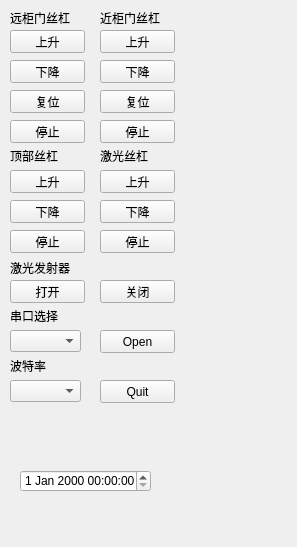
<?xml version="1.0" encoding="UTF-8"?>
<ui version="4.0">
 <class>PlantScannerClass</class>
 <widget class="QMainWindow" name="PlantScannerClass">
  <property name="windowModality">
   <enum>Qt::NonModal</enum>
  </property>
  <property name="geometry">
   <rect>
    <x>0</x>
    <y>0</y>
    <width>297</width>
    <height>547</height>
   </rect>
  </property>
  <property name="windowTitle">
   <string>植物扫描仪_SJTU</string>
  </property>
  <property name="windowIcon">
   <iconset>
    <normaloff>Resources/SJTU.jpg</normaloff>Resources/SJTU.jpg</iconset>
  </property>
  <property name="documentMode">
   <bool>true</bool>
  </property>
  <property name="tabShape">
   <enum>QTabWidget::Rounded</enum>
  </property>
  <widget class="QWidget" name="centralWidget">
   <widget class="QPushButton" name="LaserOpenButton">
    <property name="geometry">
     <rect>
      <x>10</x>
      <y>280</y>
      <width>75</width>
      <height>23</height>
     </rect>
    </property>
    <property name="text">
     <string>打开</string>
    </property>
   </widget>
   <widget class="QPushButton" name="LaserCloseButton">
    <property name="geometry">
     <rect>
      <x>100</x>
      <y>280</y>
      <width>75</width>
      <height>23</height>
     </rect>
    </property>
    <property name="text">
     <string>关闭</string>
    </property>
   </widget>
   <widget class="QLabel" name="label">
    <property name="geometry">
     <rect>
      <x>10</x>
      <y>260</y>
      <width>61</width>
      <height>16</height>
     </rect>
    </property>
    <property name="text">
     <string>激光发射器</string>
    </property>
   </widget>
   <widget class="QLabel" name="label_2">
    <property name="geometry">
     <rect>
      <x>10</x>
      <y>150</y>
      <width>54</width>
      <height>12</height>
     </rect>
    </property>
    <property name="text">
     <string>顶部丝杠</string>
    </property>
   </widget>
   <widget class="QPushButton" name="OnButtonUp1">
    <property name="geometry">
     <rect>
      <x>10</x>
      <y>170</y>
      <width>75</width>
      <height>23</height>
     </rect>
    </property>
    <property name="text">
     <string>上升</string>
    </property>
   </widget>
   <widget class="QPushButton" name="OnButtonDown1">
    <property name="geometry">
     <rect>
      <x>10</x>
      <y>200</y>
      <width>75</width>
      <height>23</height>
     </rect>
    </property>
    <property name="text">
     <string>下降</string>
    </property>
   </widget>
   <widget class="QPushButton" name="OnButtonStop1">
    <property name="geometry">
     <rect>
      <x>10</x>
      <y>230</y>
      <width>75</width>
      <height>23</height>
     </rect>
    </property>
    <property name="text">
     <string>停止</string>
    </property>
   </widget>
   <widget class="QLabel" name="label_3">
    <property name="geometry">
     <rect>
      <x>100</x>
      <y>150</y>
      <width>54</width>
      <height>12</height>
     </rect>
    </property>
    <property name="text">
     <string>激光丝杠</string>
    </property>
   </widget>
   <widget class="QPushButton" name="OnButtonUp2">
    <property name="geometry">
     <rect>
      <x>100</x>
      <y>170</y>
      <width>75</width>
      <height>23</height>
     </rect>
    </property>
    <property name="text">
     <string>上升</string>
    </property>
    <property name="autoDefault">
     <bool>false</bool>
    </property>
    <property name="default">
     <bool>false</bool>
    </property>
    <property name="flat">
     <bool>false</bool>
    </property>
   </widget>
   <widget class="QPushButton" name="OnButtonDown2">
    <property name="geometry">
     <rect>
      <x>100</x>
      <y>200</y>
      <width>75</width>
      <height>23</height>
     </rect>
    </property>
    <property name="text">
     <string>下降</string>
    </property>
   </widget>
   <widget class="QPushButton" name="OnButtonStop2">
    <property name="geometry">
     <rect>
      <x>100</x>
      <y>230</y>
      <width>75</width>
      <height>23</height>
     </rect>
    </property>
    <property name="text">
     <string>停止</string>
    </property>
   </widget>
   <widget class="QLabel" name="label_4">
    <property name="geometry">
     <rect>
      <x>10</x>
      <y>10</y>
      <width>61</width>
      <height>16</height>
     </rect>
    </property>
    <property name="text">
     <string>远柜门丝杠</string>
    </property>
   </widget>
   <widget class="QPushButton" name="OnButtonUp3">
    <property name="geometry">
     <rect>
      <x>10</x>
      <y>30</y>
      <width>75</width>
      <height>23</height>
     </rect>
    </property>
    <property name="text">
     <string>上升</string>
    </property>
   </widget>
   <widget class="QPushButton" name="OnButtonDown3">
    <property name="geometry">
     <rect>
      <x>10</x>
      <y>60</y>
      <width>75</width>
      <height>23</height>
     </rect>
    </property>
    <property name="text">
     <string>下降</string>
    </property>
   </widget>
   <widget class="QPushButton" name="OnButtonReset3">
    <property name="geometry">
     <rect>
      <x>10</x>
      <y>90</y>
      <width>75</width>
      <height>23</height>
     </rect>
    </property>
    <property name="text">
     <string>复位</string>
    </property>
   </widget>
   <widget class="QPushButton" name="OnButtonStop3">
    <property name="geometry">
     <rect>
      <x>10</x>
      <y>120</y>
      <width>75</width>
      <height>23</height>
     </rect>
    </property>
    <property name="text">
     <string>停止</string>
    </property>
   </widget>
   <widget class="QLabel" name="label_5">
    <property name="geometry">
     <rect>
      <x>100</x>
      <y>10</y>
      <width>61</width>
      <height>16</height>
     </rect>
    </property>
    <property name="text">
     <string>近柜门丝杠</string>
    </property>
   </widget>
   <widget class="QPushButton" name="OnButtonUp4">
    <property name="geometry">
     <rect>
      <x>100</x>
      <y>30</y>
      <width>75</width>
      <height>23</height>
     </rect>
    </property>
    <property name="text">
     <string>上升</string>
    </property>
   </widget>
   <widget class="QPushButton" name="OnButtonDown4">
    <property name="geometry">
     <rect>
      <x>100</x>
      <y>60</y>
      <width>75</width>
      <height>23</height>
     </rect>
    </property>
    <property name="text">
     <string>下降</string>
    </property>
   </widget>
   <widget class="QPushButton" name="OnButtonReset4">
    <property name="geometry">
     <rect>
      <x>100</x>
      <y>90</y>
      <width>75</width>
      <height>23</height>
     </rect>
    </property>
    <property name="text">
     <string>复位</string>
    </property>
   </widget>
   <widget class="QPushButton" name="OnButtonStop4">
    <property name="geometry">
     <rect>
      <x>100</x>
      <y>120</y>
      <width>75</width>
      <height>23</height>
     </rect>
    </property>
    <property name="text">
     <string>停止</string>
    </property>
   </widget>
   <widget class="QLabel" name="label_6">
    <property name="geometry">
     <rect>
      <x>10</x>
      <y>310</y>
      <width>54</width>
      <height>12</height>
     </rect>
    </property>
    <property name="text">
     <string>串口选择</string>
    </property>
   </widget>
   <widget class="QComboBox" name="port_number">
    <property name="geometry">
     <rect>
      <x>10</x>
      <y>330</y>
      <width>71</width>
      <height>22</height>
     </rect>
    </property>
   </widget>
   <widget class="QComboBox" name="port_baudate">
    <property name="geometry">
     <rect>
      <x>10</x>
      <y>380</y>
      <width>71</width>
      <height>22</height>
     </rect>
    </property>
   </widget>
   <widget class="QLabel" name="label_7">
    <property name="geometry">
     <rect>
      <x>10</x>
      <y>360</y>
      <width>54</width>
      <height>12</height>
     </rect>
    </property>
    <property name="text">
     <string>波特率</string>
    </property>
   </widget>
   <widget class="QPushButton" name="OpenPortButton">
    <property name="geometry">
     <rect>
      <x>100</x>
      <y>330</y>
      <width>75</width>
      <height>23</height>
     </rect>
    </property>
    <property name="text">
     <string>Open</string>
    </property>
   </widget>
   <widget class="QPushButton" name="CloseButton">
    <property name="geometry">
     <rect>
      <x>100</x>
      <y>380</y>
      <width>75</width>
      <height>23</height>
     </rect>
    </property>
    <property name="text">
     <string>Quit</string>
    </property>
   </widget>
   <widget class="QDateTimeEdit" name="dateTimeEdit">
    <property name="geometry">
     <rect>
      <x>20</x>
      <y>470</y>
      <width>131</width>
      <height>22</height>
     </rect>
    </property>
   </widget>
  </widget>
 </widget>
 <layoutdefault spacing="6" margin="11"/>
 <resources/>
 <connections>
  <connection>
   <sender>LaserOpenButton</sender>
   <signal>clicked()</signal>
   <receiver>PlantScannerClass</receiver>
   <slot>on_LaserOpenButton()</slot>
   <hints>
    <hint type="sourcelabel">
     <x>59</x>
     <y>302</y>
    </hint>
    <hint type="destinationlabel">
     <x>208</x>
     <y>421</y>
    </hint>
   </hints>
  </connection>
  <connection>
   <sender>LaserCloseButton</sender>
   <signal>clicked()</signal>
   <receiver>PlantScannerClass</receiver>
   <slot>on_LaserCloseButton()</slot>
   <hints>
    <hint type="sourcelabel">
     <x>144</x>
     <y>302</y>
    </hint>
    <hint type="destinationlabel">
     <x>252</x>
     <y>381</y>
    </hint>
   </hints>
  </connection>
  <connection>
   <sender>OnButtonUp1</sender>
   <signal>clicked()</signal>
   <receiver>PlantScannerClass</receiver>
   <slot>on_ClickedButtonUp1()</slot>
   <hints>
    <hint type="sourcelabel">
     <x>67</x>
     <y>192</y>
    </hint>
    <hint type="destinationlabel">
     <x>166</x>
     <y>237</y>
    </hint>
   </hints>
  </connection>
  <connection>
   <sender>OnButtonDown1</sender>
   <signal>clicked()</signal>
   <receiver>PlantScannerClass</receiver>
   <slot>on_ClickedButtonDown1()</slot>
   <hints>
    <hint type="sourcelabel">
     <x>41</x>
     <y>222</y>
    </hint>
    <hint type="destinationlabel">
     <x>165</x>
     <y>278</y>
    </hint>
   </hints>
  </connection>
  <connection>
   <sender>OnButtonStop1</sender>
   <signal>clicked()</signal>
   <receiver>PlantScannerClass</receiver>
   <slot>on_ClickedButtonStop1()</slot>
   <hints>
    <hint type="sourcelabel">
     <x>20</x>
     <y>252</y>
    </hint>
    <hint type="destinationlabel">
     <x>161</x>
     <y>316</y>
    </hint>
   </hints>
  </connection>
  <connection>
   <sender>OnButtonUp2</sender>
   <signal>clicked()</signal>
   <receiver>PlantScannerClass</receiver>
   <slot>on_ClickedButtonUp2()</slot>
   <hints>
    <hint type="sourcelabel">
     <x>156</x>
     <y>192</y>
    </hint>
    <hint type="destinationlabel">
     <x>270</x>
     <y>240</y>
    </hint>
   </hints>
  </connection>
  <connection>
   <sender>OnButtonDown2</sender>
   <signal>clicked()</signal>
   <receiver>PlantScannerClass</receiver>
   <slot>on_ClickedButtonDown2()</slot>
   <hints>
    <hint type="sourcelabel">
     <x>169</x>
     <y>222</y>
    </hint>
    <hint type="destinationlabel">
     <x>269</x>
     <y>284</y>
    </hint>
   </hints>
  </connection>
  <connection>
   <sender>OnButtonStop2</sender>
   <signal>clicked()</signal>
   <receiver>PlantScannerClass</receiver>
   <slot>on_ClickedButtonStop2()</slot>
   <hints>
    <hint type="sourcelabel">
     <x>144</x>
     <y>252</y>
    </hint>
    <hint type="destinationlabel">
     <x>272</x>
     <y>319</y>
    </hint>
   </hints>
  </connection>
  <connection>
   <sender>OnButtonUp3</sender>
   <signal>clicked()</signal>
   <receiver>PlantScannerClass</receiver>
   <slot>on_ClickedButtonUp3()</slot>
   <hints>
    <hint type="sourcelabel">
     <x>57</x>
     <y>43</y>
    </hint>
    <hint type="destinationlabel">
     <x>535</x>
     <y>62</y>
    </hint>
   </hints>
  </connection>
  <connection>
   <sender>OnButtonDown3</sender>
   <signal>clicked()</signal>
   <receiver>PlantScannerClass</receiver>
   <slot>on_ClickedButtonDown3()</slot>
   <hints>
    <hint type="sourcelabel">
     <x>48</x>
     <y>79</y>
    </hint>
    <hint type="destinationlabel">
     <x>217</x>
     <y>122</y>
    </hint>
   </hints>
  </connection>
  <connection>
   <sender>OnButtonReset3</sender>
   <signal>clicked()</signal>
   <receiver>PlantScannerClass</receiver>
   <slot>on_ClickedButtonReset3()</slot>
   <hints>
    <hint type="sourcelabel">
     <x>42</x>
     <y>112</y>
    </hint>
    <hint type="destinationlabel">
     <x>219</x>
     <y>161</y>
    </hint>
   </hints>
  </connection>
  <connection>
   <sender>OnButtonStop3</sender>
   <signal>clicked()</signal>
   <receiver>PlantScannerClass</receiver>
   <slot>on_ClickedButtonStop3()</slot>
   <hints>
    <hint type="sourcelabel">
     <x>27</x>
     <y>141</y>
    </hint>
    <hint type="destinationlabel">
     <x>221</x>
     <y>200</y>
    </hint>
   </hints>
  </connection>
  <connection>
   <sender>OnButtonUp4</sender>
   <signal>clicked()</signal>
   <receiver>PlantScannerClass</receiver>
   <slot>on_ClickedButtonUp4()</slot>
   <hints>
    <hint type="sourcelabel">
     <x>124</x>
     <y>49</y>
    </hint>
    <hint type="destinationlabel">
     <x>335</x>
     <y>136</y>
    </hint>
   </hints>
  </connection>
  <connection>
   <sender>OnButtonDown4</sender>
   <signal>clicked()</signal>
   <receiver>PlantScannerClass</receiver>
   <slot>on_ClickedButtonDown4()</slot>
   <hints>
    <hint type="sourcelabel">
     <x>153</x>
     <y>82</y>
    </hint>
    <hint type="destinationlabel">
     <x>318</x>
     <y>183</y>
    </hint>
   </hints>
  </connection>
  <connection>
   <sender>OnButtonReset4</sender>
   <signal>clicked()</signal>
   <receiver>PlantScannerClass</receiver>
   <slot>on_ClickedButtonReset4()</slot>
   <hints>
    <hint type="sourcelabel">
     <x>116</x>
     <y>112</y>
    </hint>
    <hint type="destinationlabel">
     <x>321</x>
     <y>220</y>
    </hint>
   </hints>
  </connection>
  <connection>
   <sender>OnButtonStop4</sender>
   <signal>clicked()</signal>
   <receiver>PlantScannerClass</receiver>
   <slot>on_ClickedButtonStop4()</slot>
   <hints>
    <hint type="sourcelabel">
     <x>130</x>
     <y>142</y>
    </hint>
    <hint type="destinationlabel">
     <x>322</x>
     <y>254</y>
    </hint>
   </hints>
  </connection>
  <connection>
   <sender>OpenPortButton</sender>
   <signal>clicked()</signal>
   <receiver>PlantScannerClass</receiver>
   <slot>on_OpenPortButton()</slot>
   <hints>
    <hint type="sourcelabel">
     <x>171</x>
     <y>350</y>
    </hint>
    <hint type="destinationlabel">
     <x>514</x>
     <y>351</y>
    </hint>
   </hints>
  </connection>
  <connection>
   <sender>CloseButton</sender>
   <signal>clicked()</signal>
   <receiver>PlantScannerClass</receiver>
   <slot>on_CloseButton()</slot>
   <hints>
    <hint type="sourcelabel">
     <x>161</x>
     <y>400</y>
    </hint>
    <hint type="destinationlabel">
     <x>518</x>
     <y>391</y>
    </hint>
   </hints>
  </connection>
 </connections>
 <slots>
  <slot>on_LaserOpenButton()</slot>
  <slot>on_LaserCloseButton()</slot>
  <slot>on_ClickedButtonUp1()</slot>
  <slot>on_ClickedButtonDown1()</slot>
  <slot>on_ClickedButtonStop1()</slot>
  <slot>on_ClickedButtonUp2()</slot>
  <slot>on_ClickedButtonDown2()</slot>
  <slot>on_ClickedButtonStop2()</slot>
  <slot>on_ClickedButtonUp3()</slot>
  <slot>on_ClickedButtonDown3()</slot>
  <slot>on_ClickedButtonReset3()</slot>
  <slot>on_ClickedButtonStop3()</slot>
  <slot>on_ClickedButtonUp4()</slot>
  <slot>on_ClickedButtonDown4()</slot>
  <slot>on_ClickedButtonReset4()</slot>
  <slot>on_ClickedButtonStop4()</slot>
  <slot>on_OpenPortButton()</slot>
  <slot>on_CloseButton()</slot>
  <slot>on_GetPointCloudButton()</slot>
  <slot>on_PointCloudViewButton1()</slot>
  <slot>on_PointCloudViewButton2()</slot>
  <slot>on_PointCloudViewButton3()</slot>
  <slot>on_PointCloudViewButton4()</slot>
  <slot>on_PointCloudViewButton5()</slot>
  <slot>on_PointCloudViewButton6()</slot>
  <slot>on_ImageButton()</slot>
  <slot>on_ImageCapture()</slot>
 </slots>
</ui>
